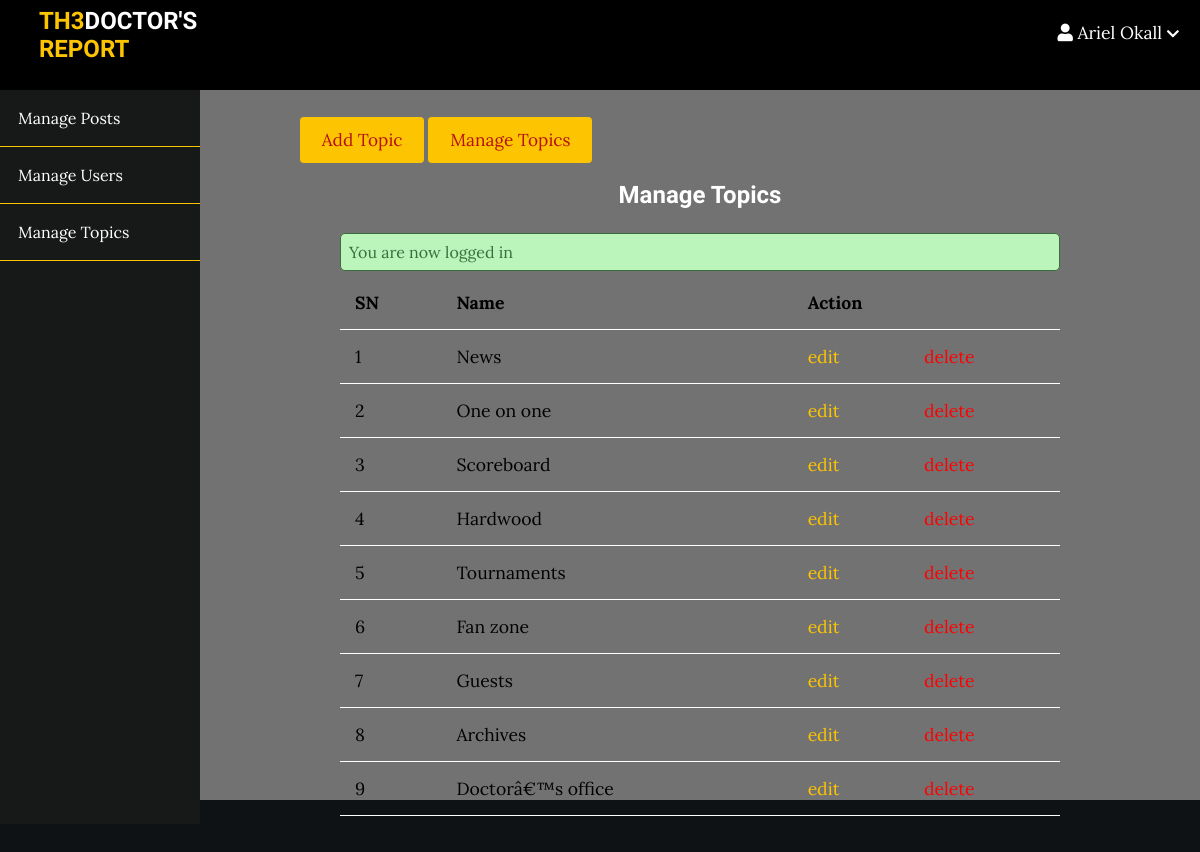
The app's page /admin/topics/index.php (signed in) with its own data.
### tables this page shows
CREATE TABLE `topics` (
  `id` int(11) NOT NULL AUTO_INCREMENT,
  `name` varchar(100) NOT NULL,
  `description` text NOT NULL,
  PRIMARY KEY (`id`),
  UNIQUE KEY `name` (`name`)
);

### app/controllers/topics.php (called while the page is built, shortened)
<?php
include(ROOT_PATH . "/app/database/db.php");
$table = 'topics';
$topics = selectAll($table);

### app/database/db.php (called while the page is built, shortened)
<?php
require('connect.php');
function selectAll($table, $conditions = [])
{
    global $conn;
    $sql = "SELECT * FROM $table";
    if (empty($conditions)) {
        $stmt = $conn->prepare($sql);
        $stmt->execute();
        $records = $stmt->get_result()->fetch_all(MYSQLI_ASSOC);
        return $records;
    }
}

### admin/topics/index.php (the view, shortened to what this page needs)
<?php include(ROOT_PATH . "/app/controllers/topics.php");
?>
<!DOCTYPE html>
<html lang="en">
    <head>
        <link rel="stylesheet"
            href="https://use.fontawesome.com/releases/v5.7.2/css/all.css"
>
        <link rel="stylesheet" href="../../assets/css/styling.css">
        <link rel="stylesheet" href="../../assets/css/adm.css">
    </head>
    <body>
    <?php include(ROOT_PATH . "/app/includes/adminHeader.php"); ?>
        <div class="admin-wrapper">
        <?php include(ROOT_PATH . "/app/includes/adminSidebar.php"); ?>
            <div class="admin-content">
                <div class="button-group">
                    <a href="create.php" class="btn btn-big">Add Topic</a>
                    <a href="index.php" class="btn btn-big">Manage Topics</a>
                </div>
                <div class="content">
                    <h2 class="page-title">Manage Topics</h2>
                    <?php include(ROOT_PATH . "/app/includes/messages.php"); ?>
                    <table>
                        <thead>
                            <th>SN</th>
                            <th>Name</th>
                            <th colspan="2">Action</th>
                        </thead>
                        <tbody>
                            <?php foreach ($topics as $key => $topic): ?>
                               <tr>
                                    <td><?php echo $key + 1; ?></td>
                                    <td><?php echo $topic['name']; ?></td>
                                    <td><a href="edit.php?id=<?php echo $topic['id']; ?>" class="edit">edit</a></td>
                                    <td><a href="index.php?del_id=<?php echo $topic['id']; ?>" class="delete">delete</a></td>
                                </tr>
                            <?php endforeach; ?>
                        </tbody>
                    </table>
                </div>
            </div>
        </div>
    </body>
</html>

### assets/css/styling.css (style rules this page uses)
* { box-sizing: border-box; }
html, body { height: 100%; padding: 0px; margin: 0px; background: #0F1215; font-family: "Lora", serif; }
h1, h2, h3, h4, h5, h6 { font-family: "Candal", serif; color: #ffffff; margin: 5px; }
a { text-decoration: none; color: inherit; }
.btn { padding: 0.5rem 1rem; background: #fdc501; color: rgb(182, 16, 16); border: 1px solid transparent; border-radius: 0.25rem; font-size: 1.08em; font-family: "Lora", serif; }
.btn-big { padding: 0.7rem 1.3rem; line-height: 1.3rem; }
.content { width: 90%; margin: 30px auto 30px; }

### assets/css/adm.css (style rules this page uses)
body { background: rgb(114, 114, 114); }
.admin-wrapper { display: flex; height: calc(100% - 66px); }
.admin-wrapper .admin-content { flex: 8; height: 100%; padding: 40px 100px 100px; overflow-y: scroll; }
.admin-content .page-title { text-align: center; margin-bottom: 1.5rem; }
table { width: 100%; border-collapse: collapse; font-size: 1.1rem; }
th, td { padding: 15px; text-align: left; border-bottom: 1px solid #ffffff; }
.edit { color: #fdc501; }
.delete { color: red; }

### records on screen
topics: name "News"
topics: name "One on one"
topics: name "Scoreboard"
topics: name "Hardwood"
topics: name "Tournaments"
topics: name "Fan zone"
topics: name "Guests"
topics: name "Archives"
topics: name "Doctorâ€™s office"

### other values on screen
$_SESSION['username'] "Ariel Okall"
$_SESSION['message'] "You are now logged in"
